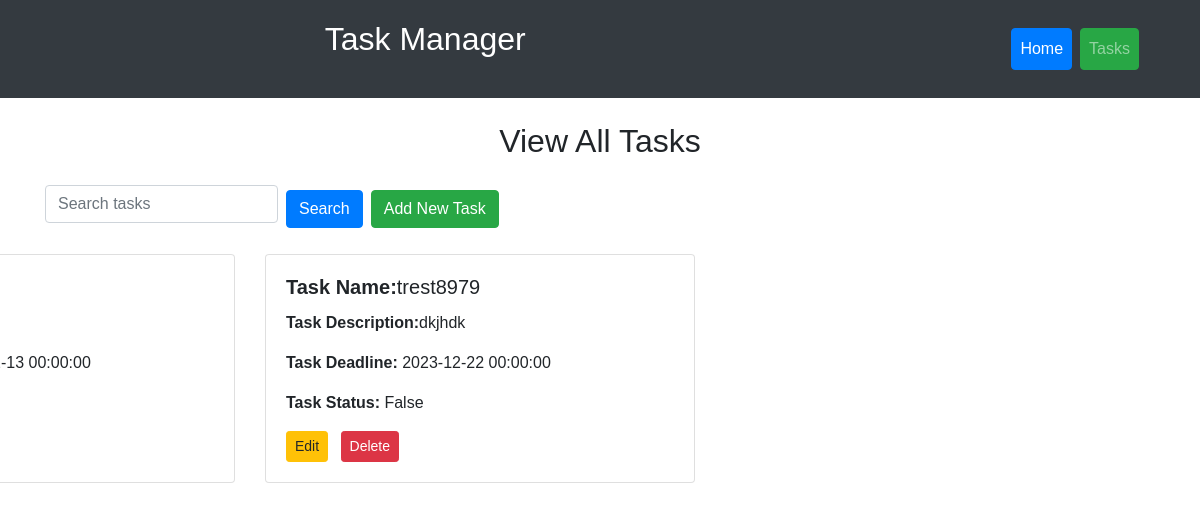
/tasks, run on an earlier commit of the app's database.
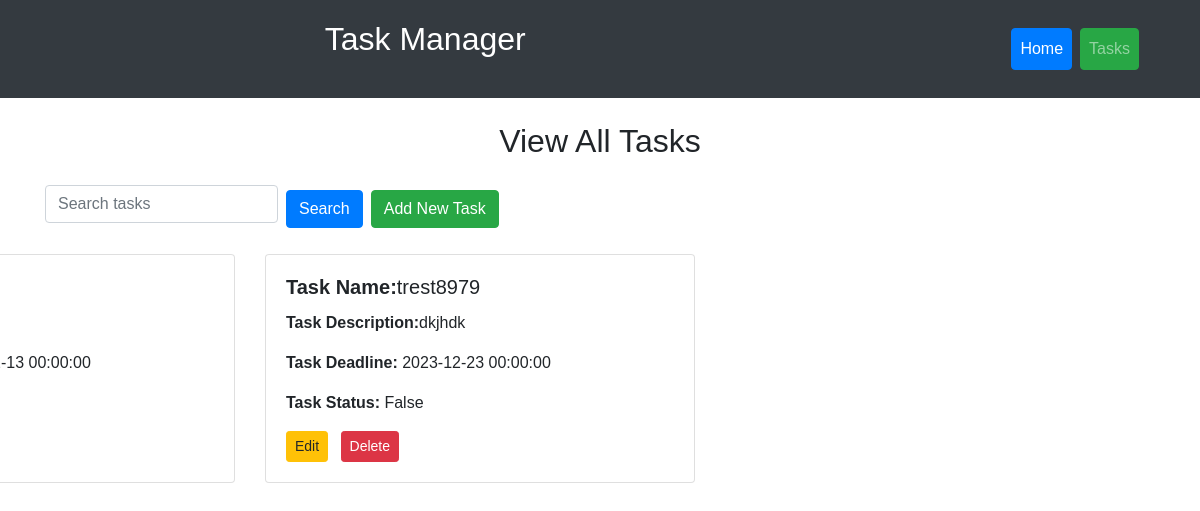
And on a later commit of the database.
### app.py (models this page shows, shortened)
class Task(db.Model):
    id = db.Column(db.Integer, primary_key=True)
    title = db.Column(db.String(100), nullable=False)
    description = db.Column(db.Text)
    deadline = db.Column(db.DateTime)
    status = db.Column(db.Boolean, default=False)

### app.py (the view)
@app.route('/tasks', methods=['GET'])
def get_tasks():
    search_query = request.args.get('search', '')
    if search_query:
        tasks = Task.query.filter(Task.title.contains(search_query) | Task.description.contains(search_query)).all()
    else:
        tasks = Task.query.all()
    return render_template('tasks.html', tasks=tasks)

### templates/tasks.html (shortened to what this page needs)
{% extends 'header.html' %}
{% block content %}
<div class="container mt-4">
    <h2 style="text-align: center;">View All Tasks</h2>
    <form method="get" action="{{ url_for('get_tasks') }}" class="form-inline mb-3">
        <div class="form-group mr-2">
            <input type="text" class="form-control" name="search" placeholder="Search tasks">
        </div>
        <button type="submit" class="btn btn-primary">Search</button>
        <a href="{{ url_for('create_task') }}" class="btn btn-success ml-2">Add New Task</a>
    </form>
    <div class="row">
        {% for task in tasks %}
            <div class="col-md-4 mb-4">
                <div class="card">
                    <div class="card-body">
                        <h5 class="card-title"><strong>Task Name:</strong>{{ task.title }}</h5>
                        <p class="card-text"><strong>Task Description:</strong>{{ task.description }}</p>
                        <p class="card-text"><strong>Task Deadline:</strong> {{ task.deadline }}</p>
                        <p class="card-text"><strong>Task Status:</strong> {{ task.status }}</p>
                        <div class="mt-2">
                            <a href="{{ url_for('edit_task', task_id=task.id) }}" class="btn btn-warning btn-sm">Edit</a>
                            <a href="{{ url_for('delete_task', task_id=task.id) }}" class="btn btn-danger btn-sm ml-2">Delete</a>
                        </div>
                    </div>
                </div>
            </div>
        {% endfor %}
    </div>
</div>
{% endblock %}

### templates/header.html (shortened to what this page needs)
<!DOCTYPE html>
<html lang="en">
    <head>
        <link rel="stylesheet" href="https://stackpath.bootstrapcdn.com/bootstrap/4.5.2/css/bootstrap.min.css">
        <link rel="stylesheet" href="{{ url_for('static', filename='styles.css') }}">
    </head>
    <body>
        <header class="bg-dark text-white">
            <div class="container">
                <div class="row">
                    <div class="col">
                        <h2 class="mb-0">Task Manager</h2>
                    </div>
                    <div class="col-auto">
                        <nav class="navbar navbar-expand-lg navbar-dark bg-dark">
                            <div class="collapse navbar-collapse" id="navbarNav">
                                <ul class="navbar-nav">
                                    <li class="nav-item active">
                                        <a class="nav-link btn btn-primary" href="{{ url_for('index') }}">Home</a>
                                    </li>
                                    <li class="nav-item">
                                        <a class="nav-link btn btn-success ml-2" href="{{ url_for('get_tasks') }}">Tasks</a>
                                    </li>
                                </ul>
                            </div>
                        </nav>
                    </div>
                </div>
            </div>
        </header>
        {% block content %}{% endblock %}
    </body>
</html>

### static/styles.css (style rules this page uses)
body { background-size: contain; background-repeat: no-repeat; background-position: center; height: 100vh; flex-direction: column; align-items: center; justify-content: center; font-family: 'Arial', sans-serif; margin: 0; padding: 0; }
header { background-color: #007bff; color: #fff; text-align: center; padding: 20px 0; width: 100%; }
a { color: #007bff; text-decoration: none; }
form { margin-top: 20px; }
input, textarea, select { width: 100%; padding: 8px; margin-top: 5px; margin-bottom: 15px; display: inline-block; border: 1px solid #ccc; box-sizing: border-box; }
button { background-color: #007bff; color: #fff; }
.row { margin-left: -255px!important; }

What changed in the data, as far as the page shows it:
changed Task "trest8979": deadline "2023-12-22 00:00:00" → "2023-12-23 00:00:00"
